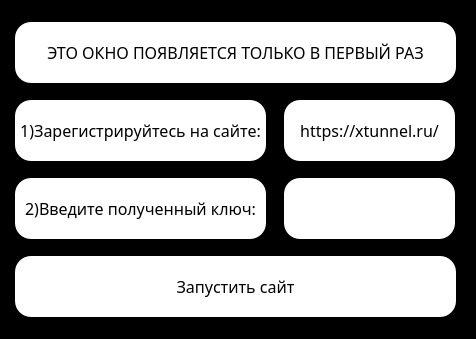
<?xml version="1.0" encoding="UTF-8"?>
<ui version="4.0">
 <class>Key</class>
 <widget class="QWidget" name="Key">
  <property name="geometry">
   <rect>
    <x>0</x>
    <y>0</y>
    <width>476</width>
    <height>339</height>
   </rect>
  </property>
  <property name="sizePolicy">
   <sizepolicy hsizetype="Fixed" vsizetype="Fixed">
    <horstretch>0</horstretch>
    <verstretch>0</verstretch>
   </sizepolicy>
  </property>
  <property name="minimumSize">
   <size>
    <width>476</width>
    <height>339</height>
   </size>
  </property>
  <property name="maximumSize">
   <size>
    <width>476</width>
    <height>339</height>
   </size>
  </property>
  <property name="windowTitle">
   <string>Key</string>
  </property>
  <property name="styleSheet">
   <string notr="true">background-color: rgb(0, 0, 0)</string>
  </property>
  <layout class="QGridLayout" name="gridLayout">
   <item row="0" column="0" colspan="2">
    <widget class="QPushButton" name="pushButton_3">
     <property name="minimumSize">
      <size>
       <width>441</width>
       <height>61</height>
      </size>
     </property>
     <property name="maximumSize">
      <size>
       <width>431</width>
       <height>61</height>
      </size>
     </property>
     <property name="font">
      <font>
       <family>Yu Gothic UI Semibold</family>
       <pointsize>12</pointsize>
       <weight>50</weight>
       <italic>false</italic>
       <bold>false</bold>
      </font>
     </property>
     <property name="styleSheet">
      <string notr="true">background-color: rgb(255, 255, 255);
font: &quot;Yu Gothic UI Semibold&quot;;
border-radius: 16px;
font-size: 12pt;</string>
     </property>
     <property name="text">
      <string>ЭТО ОКНО ПОЯВЛЯЕТСЯ ТОЛЬКО В ПЕРВЫЙ РАЗ</string>
     </property>
    </widget>
   </item>
   <item row="1" column="0">
    <widget class="QPushButton" name="pushButton">
     <property name="minimumSize">
      <size>
       <width>251</width>
       <height>61</height>
      </size>
     </property>
     <property name="maximumSize">
      <size>
       <width>251</width>
       <height>61</height>
      </size>
     </property>
     <property name="font">
      <font>
       <family>Yu Gothic UI Semibold</family>
       <pointsize>12</pointsize>
       <weight>50</weight>
       <italic>false</italic>
       <bold>false</bold>
      </font>
     </property>
     <property name="styleSheet">
      <string notr="true">background-color: rgb(255, 255, 255);
font: &quot;Yu Gothic UI Semibold&quot;;
border-radius: 16px;
font-size: 12pt;</string>
     </property>
     <property name="text">
      <string>1)Зарегистрируйтесь на сайте:</string>
     </property>
    </widget>
   </item>
   <item row="1" column="1">
    <widget class="QPushButton" name="pushButton_2">
     <property name="minimumSize">
      <size>
       <width>171</width>
       <height>61</height>
      </size>
     </property>
     <property name="maximumSize">
      <size>
       <width>171</width>
       <height>61</height>
      </size>
     </property>
     <property name="font">
      <font>
       <family>Yu Gothic UI Semibold</family>
       <pointsize>12</pointsize>
       <weight>50</weight>
       <italic>false</italic>
       <bold>false</bold>
      </font>
     </property>
     <property name="styleSheet">
      <string notr="true">background-color: rgb(255, 255, 255);
font: &quot;Yu Gothic UI Semibold&quot;;
border-radius: 16px;
font-size: 12pt;</string>
     </property>
     <property name="text">
      <string>https://xtunnel.ru/</string>
     </property>
    </widget>
   </item>
   <item row="2" column="0">
    <widget class="QPushButton" name="pushButton_4">
     <property name="minimumSize">
      <size>
       <width>251</width>
       <height>61</height>
      </size>
     </property>
     <property name="maximumSize">
      <size>
       <width>251</width>
       <height>61</height>
      </size>
     </property>
     <property name="font">
      <font>
       <family>Yu Gothic UI Semibold</family>
       <pointsize>12</pointsize>
       <weight>50</weight>
       <italic>false</italic>
       <bold>false</bold>
      </font>
     </property>
     <property name="styleSheet">
      <string notr="true">background-color: rgb(255, 255, 255);
font: &quot;Yu Gothic UI Semibold&quot;;
border-radius: 16px;
font-size: 12pt;</string>
     </property>
     <property name="text">
      <string>2)Введите полученный ключ:</string>
     </property>
    </widget>
   </item>
   <item row="2" column="1">
    <widget class="QFrame" name="frame">
     <property name="minimumSize">
      <size>
       <width>171</width>
       <height>61</height>
      </size>
     </property>
     <property name="maximumSize">
      <size>
       <width>171</width>
       <height>61</height>
      </size>
     </property>
     <property name="styleSheet">
      <string notr="true">background-color: rgb(255, 255, 255);
font: &quot;Yu Gothic UI Semibold&quot;;
border-radius: 16px;
font-size: 12pt;</string>
     </property>
     <property name="frameShape">
      <enum>QFrame::StyledPanel</enum>
     </property>
     <property name="frameShadow">
      <enum>QFrame::Raised</enum>
     </property>
     <layout class="QGridLayout" name="gridLayout_2">
      <item row="0" column="0">
       <widget class="QLineEdit" name="lineEdit">
        <property name="styleSheet">
         <string notr="true">font: &quot;Yu Gothic UI Semibold&quot;;
font-size: 12pt;</string>
        </property>
        <property name="text">
         <string/>
        </property>
       </widget>
      </item>
     </layout>
    </widget>
   </item>
   <item row="3" column="0" colspan="2">
    <widget class="QPushButton" name="pushButton_5">
     <property name="minimumSize">
      <size>
       <width>441</width>
       <height>61</height>
      </size>
     </property>
     <property name="maximumSize">
      <size>
       <width>441</width>
       <height>61</height>
      </size>
     </property>
     <property name="font">
      <font>
       <family>Yu Gothic UI Semibold</family>
       <pointsize>12</pointsize>
       <weight>7</weight>
       <italic>false</italic>
       <bold>false</bold>
      </font>
     </property>
     <property name="styleSheet">
      <string notr="true">QPushButton {
	background-color: rgb(255, 255, 255);
	color: rgb(0, 0, 0);
	font: 63 12pt &quot;Yu Gothic UI Semibold&quot;;
	border-radius: 16px
}

QPushButton:hover {
	background-color: rgb(76, 76, 76);
	border-radius: 16px
}

QPushButton:pressed {
	background-color: rgb(116, 116, 116);
	border-radius: 16px
}</string>
     </property>
     <property name="text">
      <string>Запустить сайт</string>
     </property>
    </widget>
   </item>
  </layout>
 </widget>
 <resources/>
 <connections/>
</ui>
